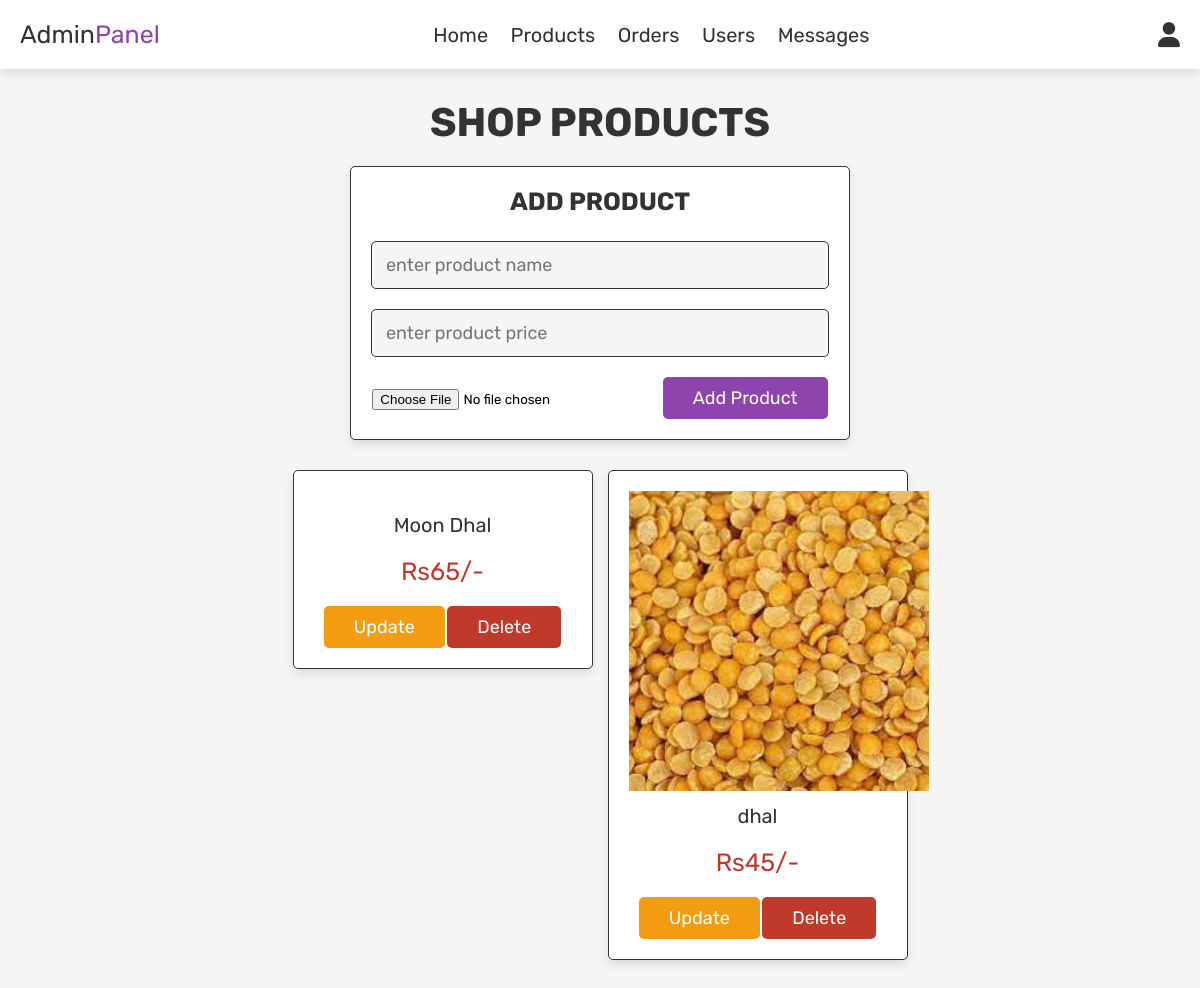
/admin_products.php (signed in), run on the app's committed database.
### tables this page shows
CREATE TABLE `products` (
  `id` int(100) NOT NULL,
  `name` varchar(100) NOT NULL,
  `category` varchar(20) NOT NULL,
  `details` varchar(100) NOT NULL,
  `price` int(100) NOT NULL,
  `image` varchar(100) NOT NULL
);

### admin_products.php (the view, shortened to what this page needs)
<?php
include 'config.php';
?>
<!DOCTYPE html>
<html lang="en">
<head>
   <link rel="stylesheet" href="https://cdnjs.cloudflare.com/ajax/libs/font-awesome/6.0.0/css/all.min.css">
    <link rel="stylesheet" href="css/admin_style.css">
</head>
<body>
<?php include 'admin_header.php'; ?>
<section class="add-products">
    <h1 class="title">shop products</h1>
    <form action="" method="post" enctype="multipart/form-data">
        <h3>Add product</h3>
        <input type="text" name="name" class="box" placeholder="enter product name" required>
		<input type="number" min="0" name="price" class="box" placeholder="enter product price" required>
		<input type="file" name="image" accept="image/jpg, image/jpeg, image/png" required>
		<input type="submit" value="add product" name="add_product" class="btn">
	</form>
</section>
<section class="show-products">
    <div class="box-container">
	    <?php
		 $select_products = mysqli_query($conn, "SELECT * FROM `products`") or die('query failed');
		 if(mysqli_num_rows($select_products) > 0) {
			 while($fetch_products = mysqli_fetch_assoc($select_products)){
		?>
		<div class="box">
		 <img src="uploaded_img/<?php echo $fetch_products['image']; ?>" alt="">
		 <div class="name"><?php echo $fetch_products['name']; ?></div>
		 <div class="price">Rs<?php echo $fetch_products['price']; ?>/-</div>
		 <a href="admin_products.php?update=<?php echo $fetch_products['id']; ?>" class="option-btn">update</a>
		 <a href="admin_products.php?delete=<?php echo $fetch_products['id'];  ?>" class="delete-btn" onclick="return conform('delete this product');">delete</a>
		</div>
		<?php
			 }
		 }else{
			 echo '<p class="empty">no products added yet!</p>';
		 }
		 ?>
	</div>
</section>
</body>
</html>

### css/admin_style.css (style rules this page uses)
:root { --purple:#8e44ad; --red:#c0392b; --orange:#f39c12; --black:#333; --white:#fff; --light-color:#666; --light-white:#ccc; --light-bg:#f5f5f5; --border:.1rem solid var(--black); --box-shadow:0 .5rem 1rem rgba(0,0,0,.1); }
* { font-family: 'Rubik', sans-serif; margin:0; padding:0; box-sizing: border-box; outline: none; border:none; text-decoration: none; transition:all .2s linear; }
html { font-size: 62.5%; overflow-x: hidden; }
body { background-color: var(--light-bg); }
section { padding:3rem 2rem; }
.title { text-align: center; margin-bottom: 2rem; text-transform: uppercase; color:var(--black); font-size: 4rem; }
.btn, .option-btn, .delete-btn, .white-btn { display: inline-block; margin-top: 1rem; padding:1rem 3rem; cursor: pointer; color:var(--white); font-size: 1.8rem; border-radius: .5rem; text-transform: capitalize; }
.white-btn, .btn { background-color: var(--purple); }
.option-btn { background-color: var(--orange); }
.delete-btn { background-color: var(--red); }
.add-products form { background-color: var(--white); border-radius: .5rem; padding:2rem; text-align: center; box-shadow: var(--box-shadow); border:var(--border); max-width: 50rem; margin:0 auto; }
.add-products form h3 { font-size: 2.5rem; text-transform: uppercase; color:var(--black); margin-bottom: 1.5rem; }
.add-products form .box { width: 100%; background-color: var(--light-bg); border-radius: .5rem; margin:1rem 0; padding:1.2rem 1.4rem; color:var(--black); font-size: 1.8rem; border:var(--border); }
.show-products .box-container { display: grid; grid-template-columns: repeat(auto-fit, 30rem); justify-content: center; gap:1.5rem; max-width: 1200px; margin:0 auto; align-items: flex-start; }
.show-products { padding-top: 0; }
.show-products .box-container .box { text-align: center; padding:2rem; border-radius: .5rem; border:var(--border); box-shadow: var(--box-shadow); background-color: var(--white); }
.show-products .box-container .box img { height: 30rem; }
.show-products .box-container .box .name { padding:1rem 0; font-size: 2rem; color:var(--black); }
.show-products .box-container .box .price { padding:1rem 0; font-size: 2.5rem; color:var(--red); }

### data on the page
products: name "Moon Dhal", price "65"
products: image (picture), name "dhal", price "45"
